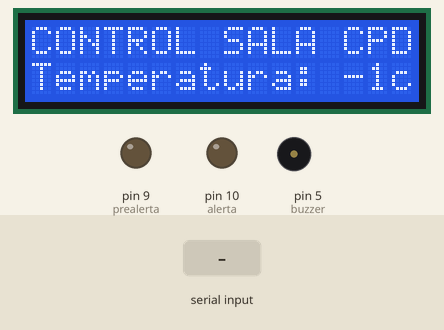
Recording of a sketch running on a simulated Arduino Uno, built with avr-gcc and run on an emulated ATmega328P. On the bench: 16×2 character LCD, output pins drawn as LEDs (lit = HIGH), buzzer (waves = sounding). The test bench sets the inputs (shaded band). The local clock reads 2024-03-15 10:24:30 at power-on unless the sketch sets it; storage starts empty; what the sketch prints to the serial monitor is not drawn.

Above: at 1.2 s.
1.3 s: "1" received over the second serial link
At 4.1 s:
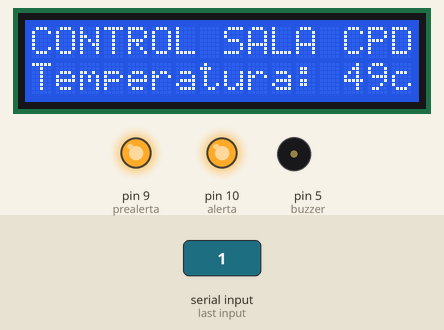
6.3 s: "0" received over the second serial link
At 7.3 s:
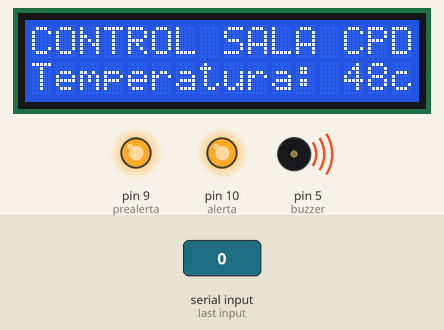
9.0 s: "2" received over the second serial link
At 10.5 s:
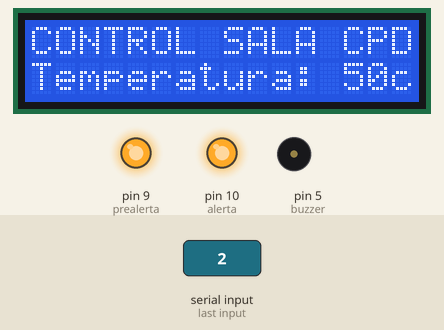
Timing chart, 0 to 13.6 s (numbered marks = the images above; inputs shaded):
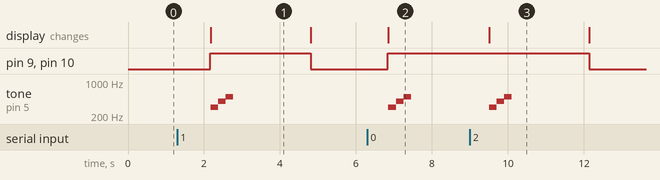

The sketch:

Receptor.ino
```cpp
// SoftwareSerial - Version: Latest
#
#include <LiquidCrystal_I2C.h>
#include <SoftwareSerial.h>
#include <Wire.h>
#include "RTClib.h"
#include <SPI.h>
#include <SD.h>

File logFile;
RTC_DS3231 rtc;
LiquidCrystal_I2C lcd(0x27, 16, 2);
SoftwareSerial MiSerial(2, 3); //Rx 2 - Tx 3
const int buzzer = 5;
const int prealerta = 9; const int alerta = 10;
int temperatura = 0;

void setup() {
  rtc.begin();
  SD.begin(4);
  Serial.begin(9200); MiSerial.begin(9200);
  lcd.init(); lcd.backlight();
  pinMode(prealerta, OUTPUT); pinMode(alerta, OUTPUT);
  if (!SD.exists("temp_cpd.txt"))//COMPROBAR LA EXISTENCIA DEL FICHERO
  {
    logFile = SD.open("temp_cpd.txt", FILE_WRITE);
    if (logFile) {//CREAR LAS CABECERAS DE LOS CAMPOS PARA EXCEL SI EL FICHERO NO EXISTE PREVIAMENTE
      logFile.println("FECHA,HORA,TEMPERATURA");
      logFile.close();
    } else {
      Serial.println("Error creando el archivo temp_cpd.txt");
    }
  }
/*====================================================================================*/
}

void FechaSerial(DateTime date) //PARA CONTROLAR LA SALIDA POR MONITOR SERIAL.
{
  Serial.print(date.year(), DEC); Serial.print('/'); Serial.print(date.month(), DEC); Serial.print('/'); Serial.print(date.day(), DEC); // IMPRIME aa/mm/dd
  Serial.print(" "); Serial.print(date.hour(), DEC); Serial.print(':'); Serial.print(date.minute(), DEC); Serial.print(':'); Serial.print(date.second(), DEC); //IMPRIME hh:mm:ss
  Serial.print(" "); Serial.print(temperatura); Serial.print("ºC");
  Serial.println();
}

void GrabarDatos(DateTime date, int temp)//DATOS Y FORMATO QUE SE GRABARAN EN LA SD
{
  logFile.print(date.year(), DEC);
  logFile.print('/');
  logFile.print(date.month(), DEC);
  logFile.print('/');
  logFile.print(date.day(), DEC);
  logFile.print(",");
  logFile.print(date.hour(), DEC);
  logFile.print(':');
  logFile.print(date.minute(), DEC);
  logFile.print(':');
  logFile.print(date.second(), DEC);
  logFile.print(",");
  logFile.println(temperatura);
}


void grabacion() { //APERTURA DEL FICHERO Y GRABACION DE LOS DATOS
  DateTime now = rtc.now();
  FechaSerial(now);
  logFile = SD.open("temp_cpd.txt", FILE_WRITE);
  if (logFile) {//COMPRUEBA LA EXISTENCIA DEL FICHERO ANTES DE GRABAR
    int temp = MiSerial.read();
    DateTime now = rtc.now();
    GrabarDatos(now, temp);
    logFile.close();
  }
  else {//ERROR DE APERTURA DE FICHERO
    Serial.println(F("Error al abrir el archivo"));
  }
}

void loop() {
  temperatura = MiSerial.read();
  lcd.setCursor(0, 0); lcd.print("CONTROL SALA CPD");
  lcd.setCursor(0, 1); lcd.print("Temperatura: "); lcd.print(temperatura); lcd.print("c");
    /*============================SECCION CONTROL DE ALARMAS===========================*/
  if (temperatura <= 21) {
    digitalWrite(prealerta, LOW); digitalWrite(alerta, LOW);
    noTone(buzzer);
  }
  else if (temperatura > 21 && temperatura < 26) {
    grabacion();
    digitalWrite(prealerta, HIGH); digitalWrite(alerta, LOW);
    noTone(buzzer);
  }
  else {
    digitalWrite(prealerta, HIGH); digitalWrite(alerta, HIGH);
    grabacion();
    tone(buzzer, 300); delay(200); tone(buzzer, 400); delay(200); tone(buzzer, 500); delay(200); noTone(buzzer);
  }
  delay(2000);//ESPERA ENTRE MEDICIONES EN ms 60000(1min) 3600000(1h) 7200000 (2horas) 14400000(4h)
}
```

Measured:
- after the input at 1.3 s, pin 9 (prealerta), pin 10 (alerta): LOW → HIGH after 0.86 s, → LOW 2.6 s later; tone on pin 5 (buzzer): silent → 300 Hz after 0.88 s, → 400 Hz 0.20 s later, → 500 Hz 0.20 s later, → silent 0.20 s later; the display: changes after 0.88 s (image 1)
- after the input at 6.3 s, pin 9 (prealerta), pin 10 (alerta): LOW → HIGH after 0.54 s; tone on pin 5 (buzzer): silent → 300 Hz after 0.55 s, → 400 Hz 0.20 s later, → 500 Hz 0.20 s later, → silent 0.20 s later; the display: changes after 0.55 s (image 2)
- after the input at 9.0 s, pin 9 (prealerta), pin 10 (alerta): HIGH → LOW after 3.1 s instead of 0.49 s; tone on pin 5 (buzzer): silent → 300 Hz after 0.50 s, → 400 Hz 0.20 s later, → 500 Hz 0.20 s later, → silent 0.20 s later; the display: changes after 0.50 s (image 3)
- what the display in image 1 shows lasts 2.6 s, from 2.2 s to 4.8 s
